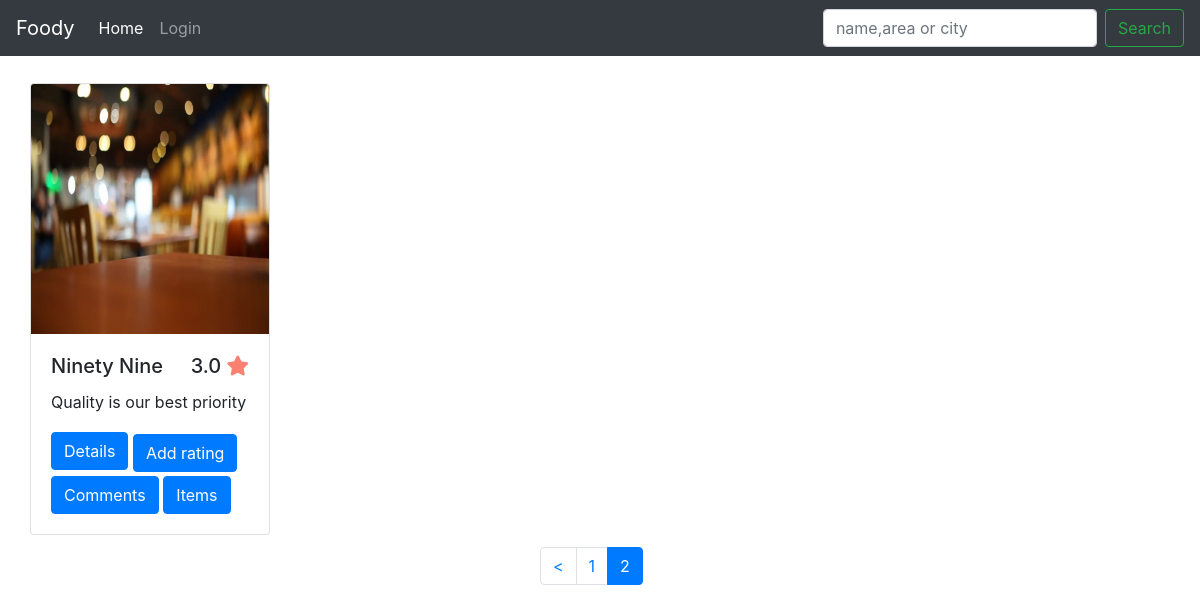
Page /Restaurant/show_restaurant/8 on the committed database.
### tables this page shows
CREATE TABLE `addrestaurant` (
  `id` int(11) NOT NULL,
  `username` varchar(30) NOT NULL,
  `resname` varchar(30) NOT NULL,
  `resadd` varchar(30) NOT NULL,
  `rescity` varchar(30) NOT NULL,
  `restag` varchar(30) DEFAULT NULL,
  `items` varchar(500) NOT NULL
);

CREATE TABLE `restaurantimage` (
  `id` int(11) NOT NULL,
  `username` varchar(30) NOT NULL,
  `name` varchar(100) NOT NULL
);

### index.php (called while the page is built, shortened)
<?php
require_once BASEPATH.'core/CodeIgniter.php';

### application/models/RestaurantDB.php (called while the page is built, shortened)
<?php
class RestaurantDB extends CI_Model {
  public function fetch_restaurant($limit,$start){
    $this->db->cache_on();
    $this->db->select('r.*, p.name')
                 ->from('addrestaurant r')
                 ->join('restaurantimage p', 'p.username=r.username')
                 ->order_by('id', 'DESC')
                 ->limit($limit,$start);
    $this->db->cache_off();
    $result = $this->db->get();
    return $result;
  }
}

### application/views/dash.php (the view, shortened to what this page needs)
<!DOCTYPE html>
<html lang="en">
<head>
  <link rel="stylesheet" href="https://maxcdn.bootstrapcdn.com/bootstrap/4.3.1/css/bootstrap.min.css">
  <link rel='stylesheet' href='https://use.fontawesome.com/releases/v5.7.0/css/all.css'>
</head>
<body>
   <nav class="navbar navbar-expand-lg navbar-dark  bg-dark">
  <a class="navbar-brand" href="<?php echo base_url(); ?>">Foody</a>
  <div class="collapse navbar-collapse" id="navbarTogglerDemo02">
    <ul class="navbar-nav mr-auto mt-2 mt-lg-0">
      <li class="nav-item active">
        <a class="nav-link" href="<?php echo base_url(); ?>">Home <span class="sr-only">(current)</span></a>
      </li>
      <li class="nav-item">
        <a class="nav-link" href="<?php echo base_url('Welcome/login'); ?>">Login</a>
      </li>
    </ul>
    <form class="form-inline my-2 my-lg-0" method="post" action="<?php echo base_url('Restaurant/unauth_restaurant_search'); ?>">
      <input class="form-control mr-sm-2" type="search" placeholder="name,area or city" name="search">
      <button class="btn btn-outline-success my-2 my-sm-0" type="submit">Search</button>
    </form>
  </div>
</nav>
<div class="container-fluid" style="margin-top: 1%;">
  <div class="card-deck" id="cad">
    <?php
     foreach ($rdata->result() as $row) {
      $conn = mysqli_connect("localhost","root","","restaurant")
       or die("Could Not Connect With Database");
        $tql = "select s.id, cast(AVG(rating )as decimal(10,1)) FROM addrating,addrestaurant s  WHERE s.id=resid AND s.id='$row->id' " ;
   $tim = mysqli_query($conn,$tql);
            while ($tes = mysqli_fetch_array($tim)) {
       ?>
         <div class="col-lg-3 col-md-6 col-12" style="margin-top: 15px !important;">
       <div class="card" style="">
      <img class="card-img-top" style="height: 250px;" src="<?php echo base_url();?>upload/<?php echo $row->name;?>">
      <div class="card-body">
      <h5 class="card-title"><?php echo $row->resname; ?><span style="float: right;"><?php echo $tes['cast(AVG(rating )as decimal(10,1))']; ?> <i style="color: salmon;" class='fas fa-star'></i></span></h5>
      <p class="card-text"><?php echo $row->restag; ?></p>
<button type="button" class="btn1 btn btn-primary" data-toggle="modal" data-target="#exampleModalCenter">
  Details
</button>
<button type="button" class="btn2 btn btn-primary" data-toggle="modal" data-target="#exampleModalCenter1">
  Add rating
</button>
<a class="btn3 btn btn-primary" href="<?php echo base_url('Welcome/login'); ?>">Comments</a>
<button type="button" class="btn4 btn btn-primary" data-toggle="modal" data-target="#exampleModalCenter5<?php echo $row->id; ?>">
  Items
</button>
  </div>
  </div>
  </div>
       <?php
     }
}
  ?>
</div>
</div>
<div class="pagination" style="margin-left: 45%; margin-top: 1%;">
 <?php echo $this->pagination->create_links(); ?>
  </div>
</body>
</html>

### application/views/dash.php (style rules this page uses)
@media only screen and (min-width: 1024px) { .btn2 { font-size: 16px; margin-top: 4px; } }
@media only screen and (min-width: 1024px) { .btn3 { font-size: 16px; margin-top: 4px; } }
@media only screen and (min-width: 1024px) { .btn4 { font-size: 16px; margin-top: 4px; } }

### rows in the picture
addrestaurant: restaurantimage.name (picture), resname "Ninety Nine", cast "3.0", restag "Quality is our best priority"

### other values in the picture
$this->pagination->create_links() "< 1 2"
